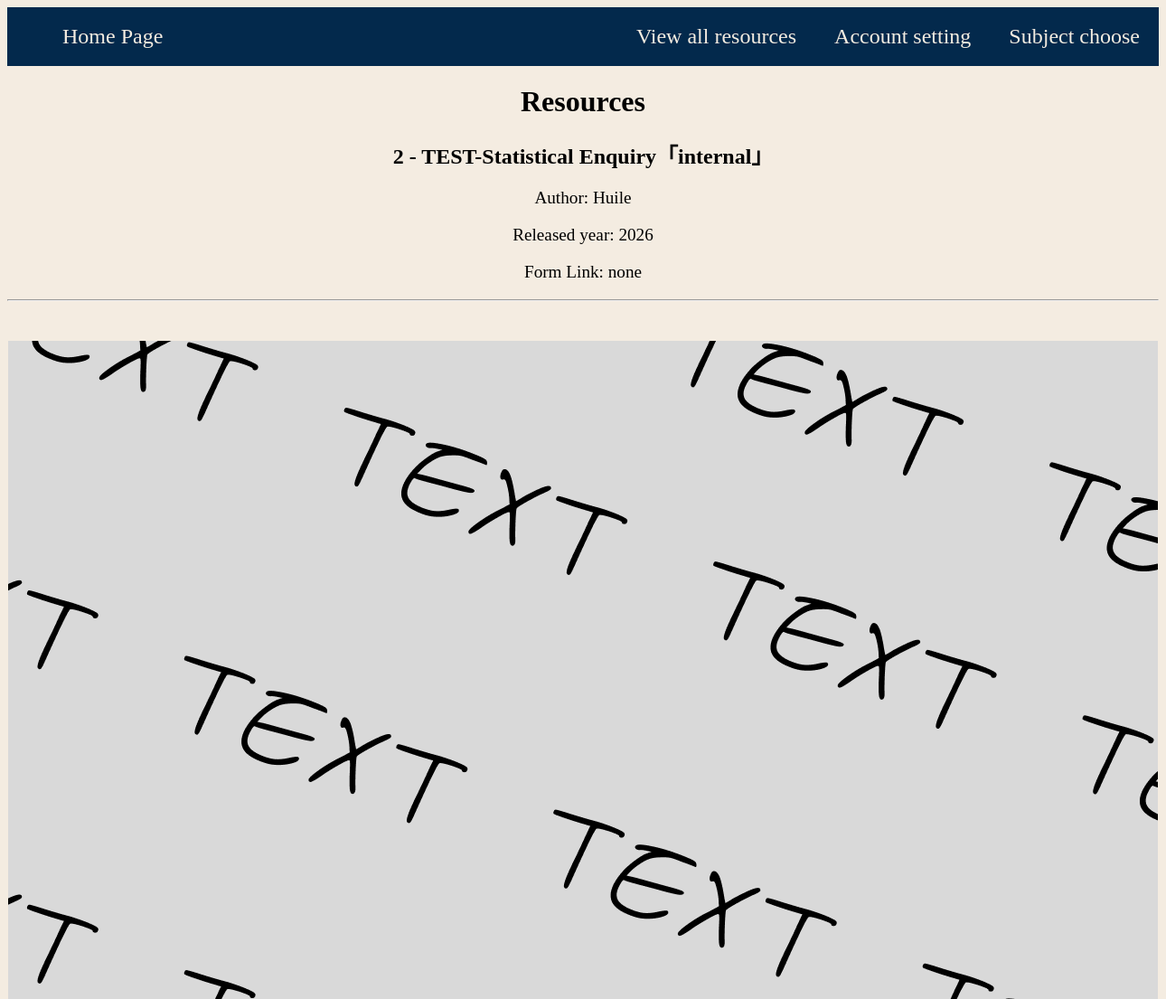
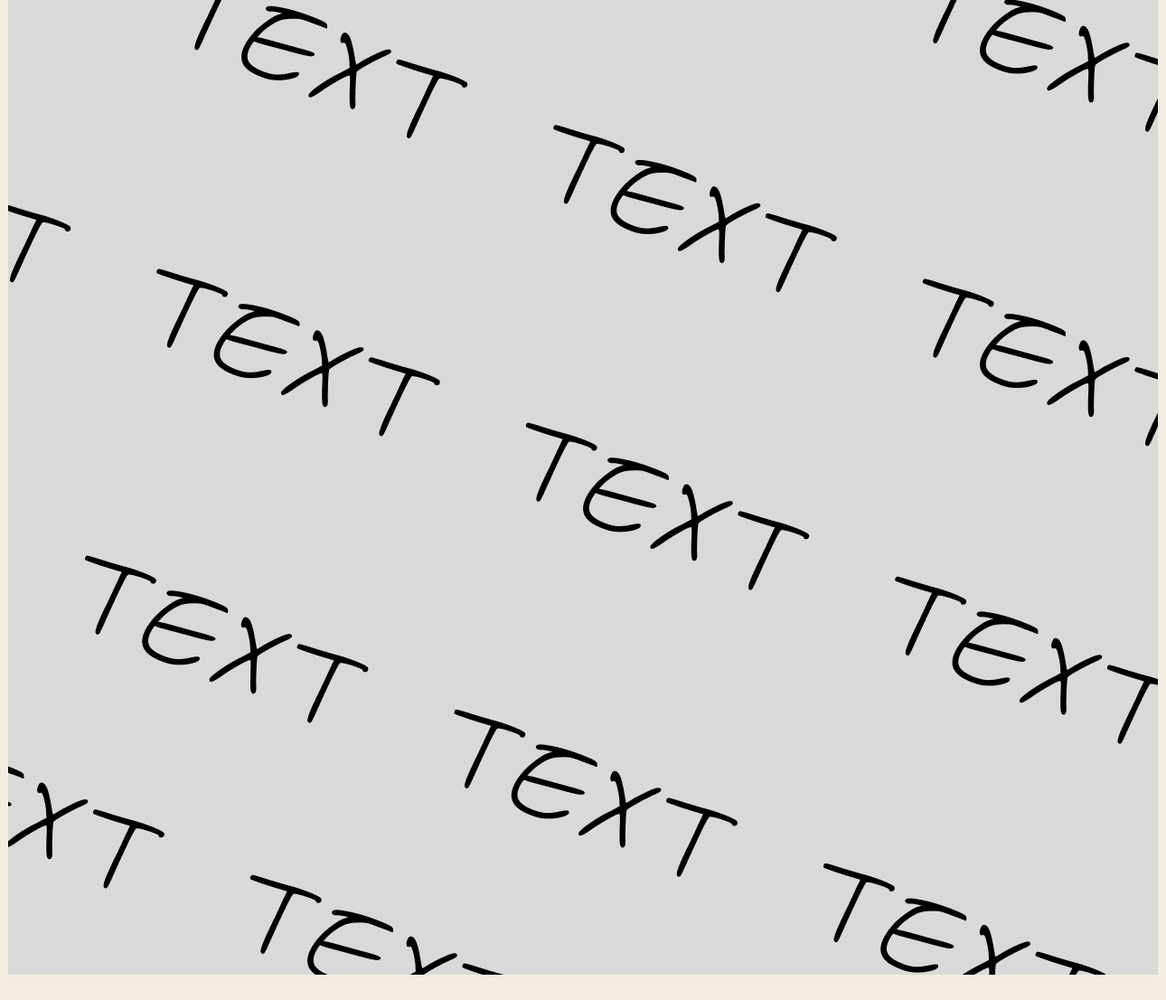
The page /resources/2 on the database its author committed (2 pictures, top to bottom).
### tables this page shows
CREATE TABLE "resources" (unit_id INTEGER, resources_id INTEGER PRIMARY KEY, subject TEXT, unit TEXT, resources_name TEXT, path TEXT, type TEXT, author TEXT, from_link TEXT, released_year INTEGER);

### main.py (the view)
@app.route("/resources/<int:resource_id>", methods=['GET'])
def resources(resource_id):
    conre = sqlite3.connect('database/database.db')
    re_cursor = conre.cursor()
    re_cursor.execute("SELECT resources_id, resources_name, path, type, author, from_link, released_year FROM resources WHERE resources_id=?",
                      (resource_id,)
    )
    resource = re_cursor.fetchone()
    conre.close()
    return render_template(
        "resources.html",
        resource=resource,
    )

### templates/resources.html (shortened to what this page needs)
<!DOCTYPE html>
<html lang="en">
  <head>
    <link rel="stylesheet" href="/static/style.css">
  </head>
  <body>
    <header>
      <Ul>
        <li><a href="{{ url_for('subjectpick')}}">Subject choose</a></li>
        <li><a href="{{ url_for('account') }}">Account setting</a></li>
        <li><a href="{{ url_for('all_resources')}}">View all resources</a></li>
        <li class="tag_left"><a href="{{ url_for('homepage')}}">Home Page</a></li>
      </Ul>
    </header>
    <main>
      <h1>Resources</h1>
      <div class="list_display">
        <h2 class="">{{ resource[1] }}</h2>
        <div class="list_resources_secondary_topic">
          <p>Author: {{ resource[4] }}</p>
          <p>Released year: {{ resource[6]}}</p>
          <p>Form Link: {{resource[5]}}</p>
        </div>
        <hr>
        <br>
        <br>
        {% if resource[3] == "jpg" or resource[3] == "png" %}
        <img class="photo_display" src="{{ url_for('static', filename=resource[2].replace('static/', '')) }}" alt="{{ resource[1] }}">
        {% elif resource[3] == "pdf" %}
        <iframe class="pdf_display" src="{{ url_for('static', filename=resource[2].replace('static/', '')) }}"></iframe>
        {% endif %}
      </div>
      <br>
      <br>
      <br>
      <br>
    </main>
  </body>
</html>

### static/style.css (style rules this page uses)
:root { --background: #F4ECE1; --blue: #03294C; --orange: #FB7E0A; --end_orange_1: #fba30a; --end_orange_2: #fb7e0a; --end_orange_3:#ff6a00; --end_red_1:#ff4800; --end_blue_1:#4FABFF; --end_blue_2:#0D7BE0; --end_blue_1:#034F94; }
body { font-family: SN pro; background-color: rgb(244, 236, 225); }
h1, h2, h3, h4, h5, h6 { text-align: center; }
header { position: relative; }
ul { font-size: 150%; list-style-type: none; overflow: hidden; margin: 0; padding: 1; background-color: var(--blue); }
ul li { float: right; }
ul li a { text-decoration: none; display: block; color: var(--background); text-align: center; padding: 19px 21px; }
ul li.tag_left { float: left; }
.list_resources_secondary_topic { font-size: 120%; }
.list_display { text-align: center; justify-content: center; }

### rows shown on the page
resources: resources_name "2 - TEST-Statistical Enquiry「internal」", author "Huile", released_year "2026", from_link "none", path (picture)
